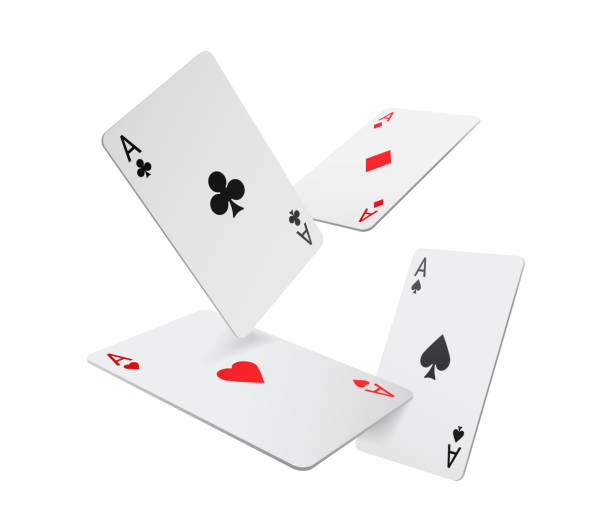
#> input picture opencv_chapters/photos/card.jpg, 612 x 532 px, found by its file name
$ python chapter5.py
#> lines starting #> are read from the running program, lines starting #| are printed output that depends on the picture
import cv2 as cv
import numpy as np

img = cv.imread('opencv_chapters/photos/card.jpg')
#> img is the input picture: shape (532, 612, 3); mean B, G, R 245.8, 245.4, 246.4

width,height = 250,350

pts1 = np.float32([[101,139],[203,53],[243,355],[321,240]])

pts2 = np.float32([[0,0],[width,0],[0,height],[width,height]])

matrix = cv.getPerspectiveTransform(pts1,pts2)

imgoutput = cv.warpPerspective(img,matrix,(width,height))
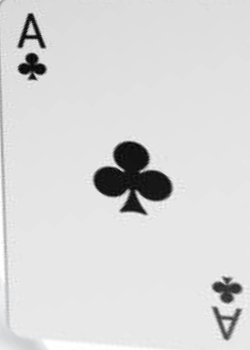
#> imgoutput: shape (350, 250, 3); mean B, G, R 216.9, 216.9, 216.8


cv.imshow('card',img)
cv.imshow('warp image', imgoutput)
cv.waitKey(0)
